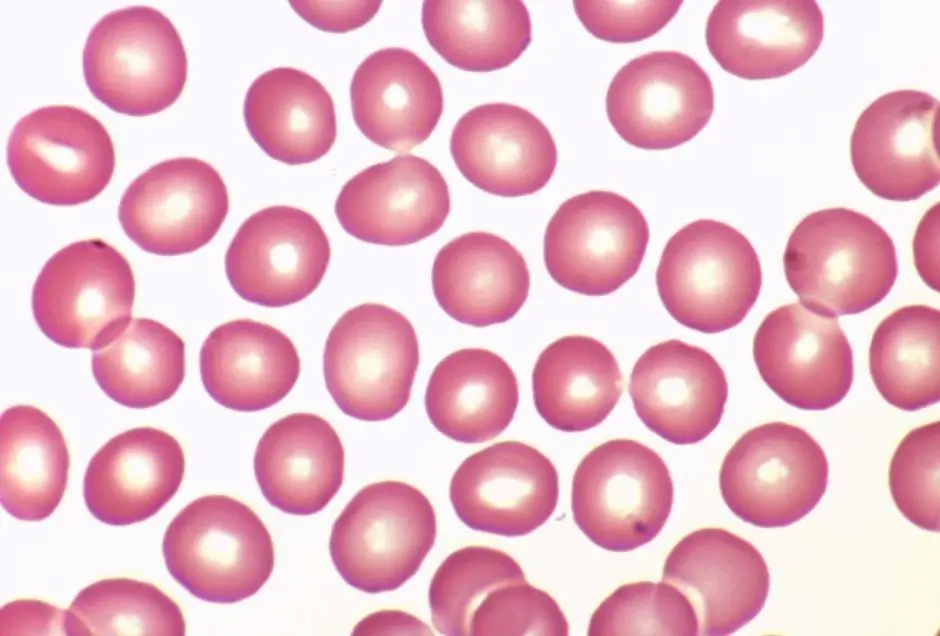
%> input picture lab4/assets/normal-blood.png, 940 x 636 px
$ octave challenge2.m   (GNU Octave 9; MATLAB toolbox functions it lacks are replaced by stand-ins)
%> lines starting %> are read from the running program, lines starting %| are printed output that depends on the picture; in (x1, y1, x2, y2) boxes, pixels count from 0 and x2, y2 are one past the last pixel; in counts of white or black regions, pixels touching at a corner belong together; the program's own positions count from 1
clear all; close all; clc;

% step 1: load the image and convert to grayscale
% normal-blood.png is colored, so we need rgb2gray first
img = imread('assets/normal-blood.png');
%> img is the input picture: size 636x940x3 uint8; mean R, G, B 233.7, 188.7, 201.9
gray_img = rgb2gray(img);
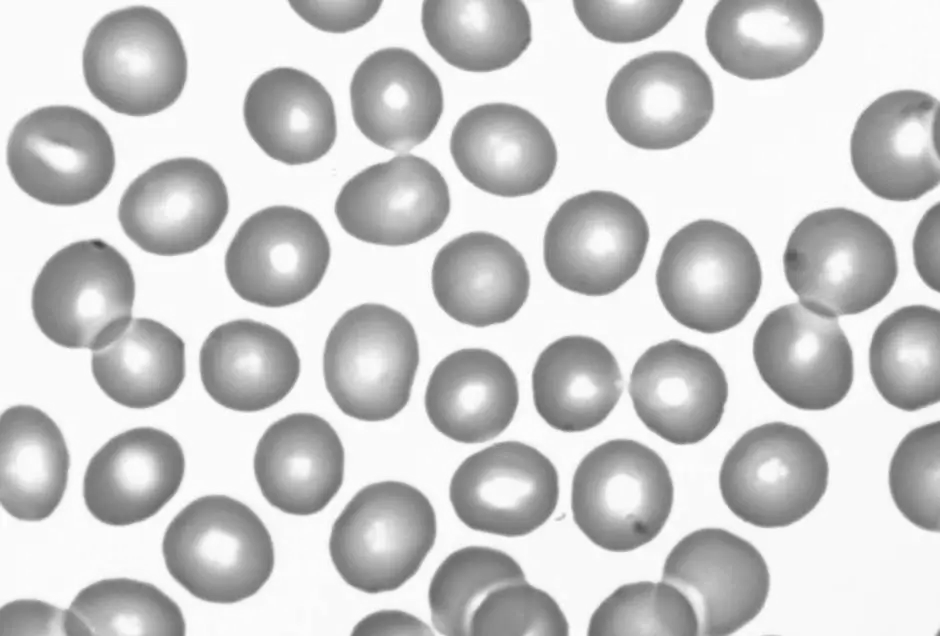
%> gray_img: size 636x940 uint8; min 68, max 255, mean 203.6

% step 2: binarization
% the cells are dark on a light background, so we invert it
% after inversion, cells become white (1) and background becomes black (0)
bw = imcomplement(imbinarize(gray_img));
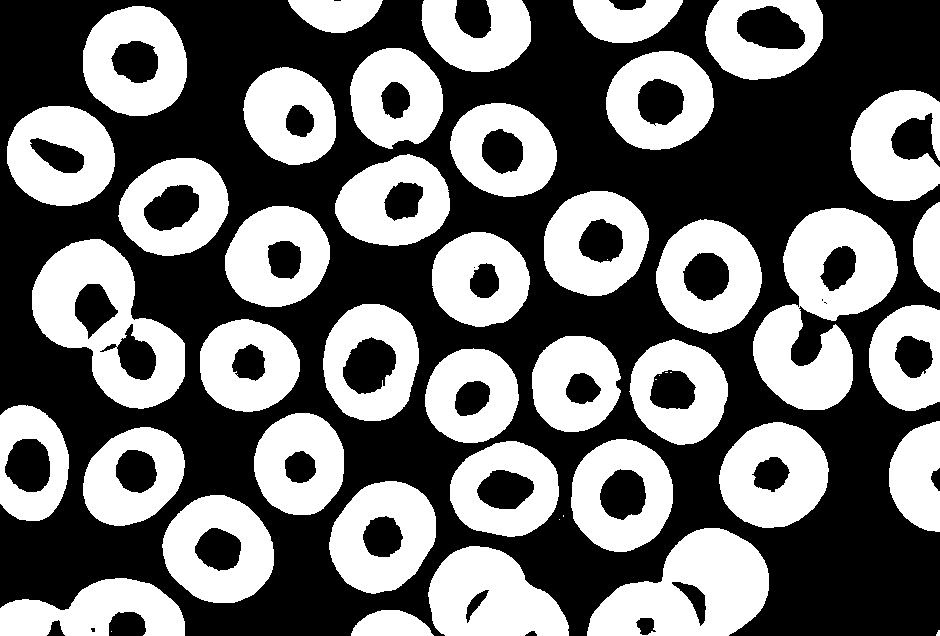
%> bw: size 636x940 logical; 43.9% white; 48 white regions (9 under 20 px), largest, box (x1, y1, x2, y2) and area: (753, 208, 898, 410) 15437, (32, 239, 185, 409) 12477, (587, 528, 769, 636) 12163

% step 3: clean up the image
% fill the "holes" inside the cells so they are solid white blobs
bw_filled = imfill(bw, 'holes');
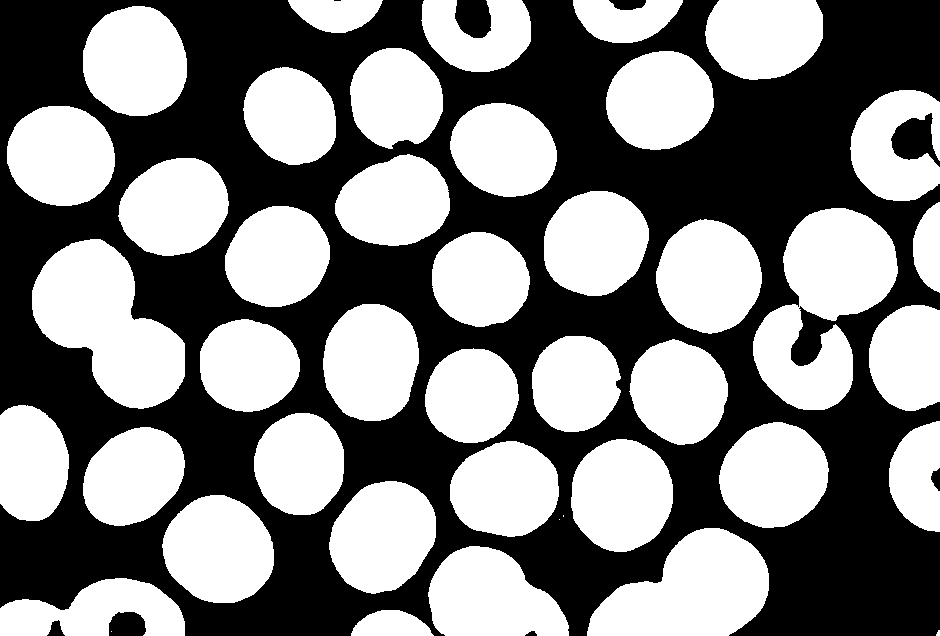
%> bw_filled: size 636x940 logical; 50.6% white; 9 black regions (1 under 20 px), largest, box (x1, y1, x2, y2) and area: (0, 0, 940, 636) 291201, (891, 113, 940, 167) 1490, (455, 0, 491, 38) 1142

% step 4: separate touching cells
% this is the "secret sauce": shrinking the cells slightly
% so that those sticking together become separated
se = strel('disk', 4);
bw_clean = imerode(bw_filled, se);
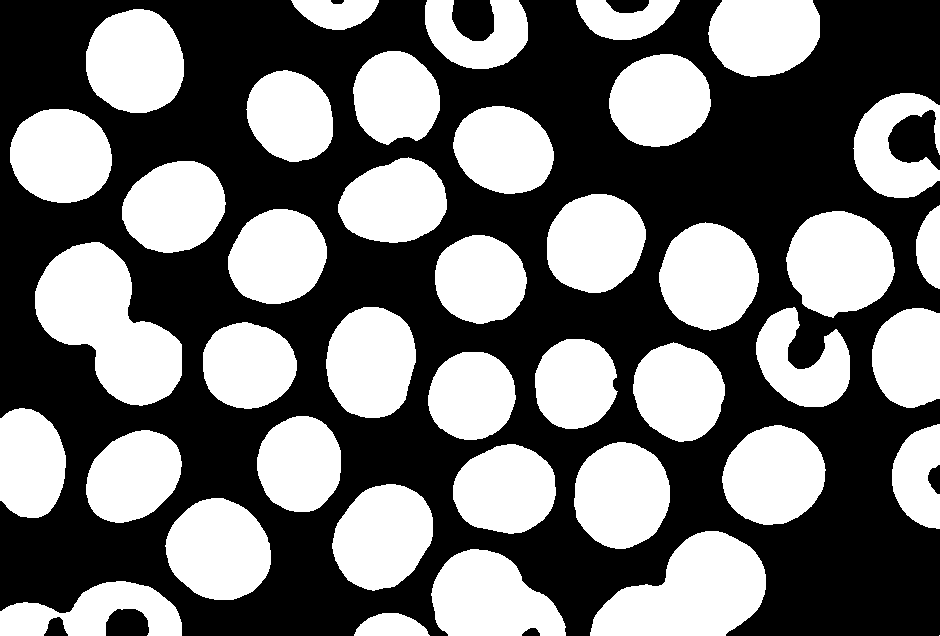
%> bw_clean: size 636x940 logical; 44.5% white; 41 white regions (1 under 20 px), largest, box (x1, y1, x2, y2) and area: (35, 242, 182, 406) 13656, (590, 531, 766, 636) 11909, (786, 211, 895, 318) 8756

% step 5: count the objects
% bwconncomp finds all the independent white blobs
cc = bwconncomp(bw_clean);
%> cc = 41 connected components

% step 6: show the results
fprintf('Result: I found %d red blood cells in this image!\n', cc.NumObjects);
%| Result: I found 41 red blood cells in this image!
imshow(bw_clean);
title(['Total Cell Count: ', num2str(cc.NumObjects)]);

$ run again, with lab4/assets/spherocytes.png copied over lab4/assets/normal-blood.png
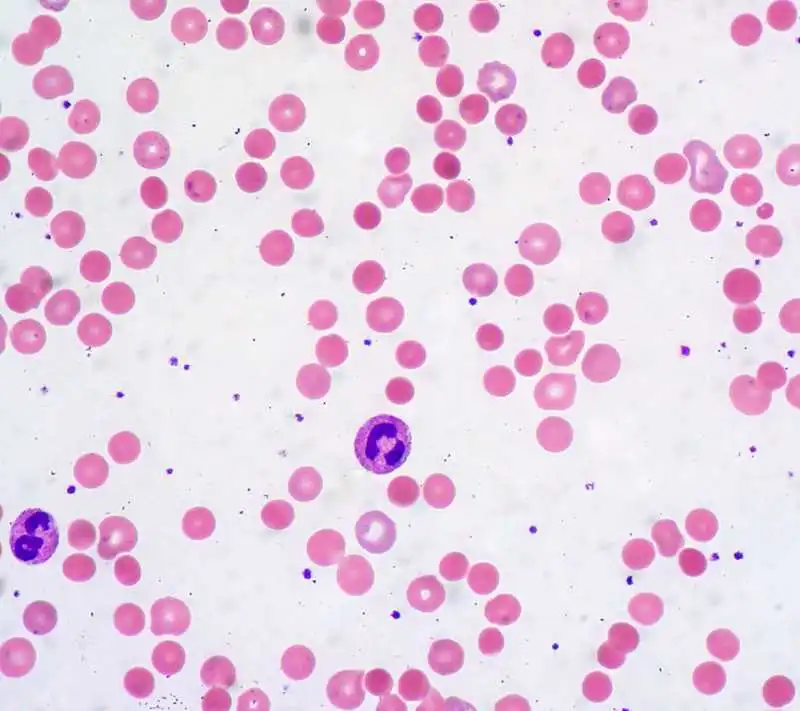
%> input picture lab4/assets/spherocytes.png, 800 x 711 px
%> img is the input picture: size 711x800x3 uint8; mean R, G, B 233.1, 209.9, 228.5
%> `bw = imcomplement(imbinarize(gray_img));`:
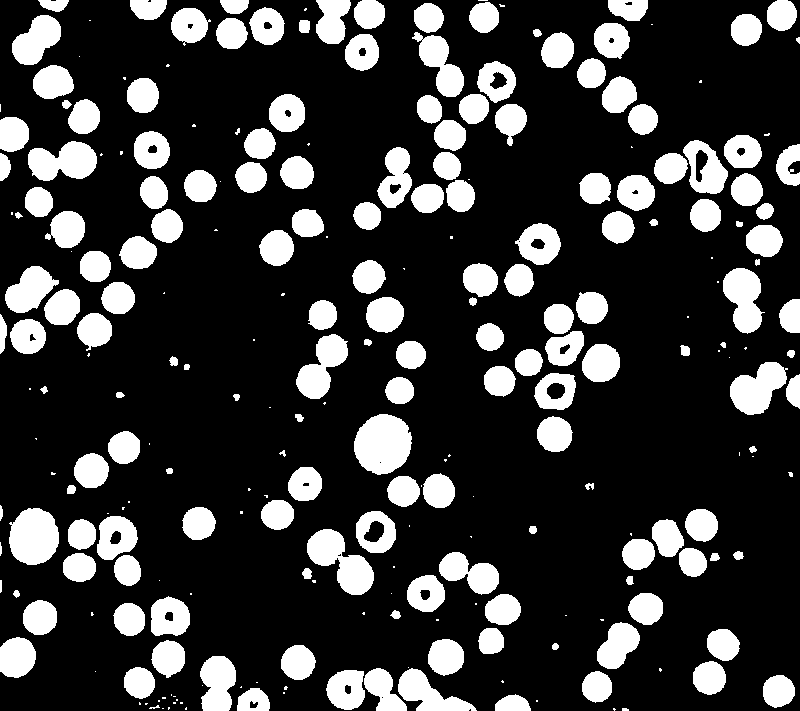
%> bw: size 711x800 logical; 22.2% white; 261 white regions (91 under 20 px), largest, box (x1, y1, x2, y2) and area: (354, 414, 412, 475) 2698, (307, 529, 374, 595) 2267, (9, 508, 59, 565) 2247
%> bw_filled: size 711x800 logical; 22.5% white; 261 white regions (91 under 20 px), largest, box (x1, y1, x2, y2) and area: (354, 414, 412, 475) 2699, (307, 529, 374, 595) 2271, (9, 508, 59, 565) 2247
%> `bw_clean = imerode(bw_filled, se);`:
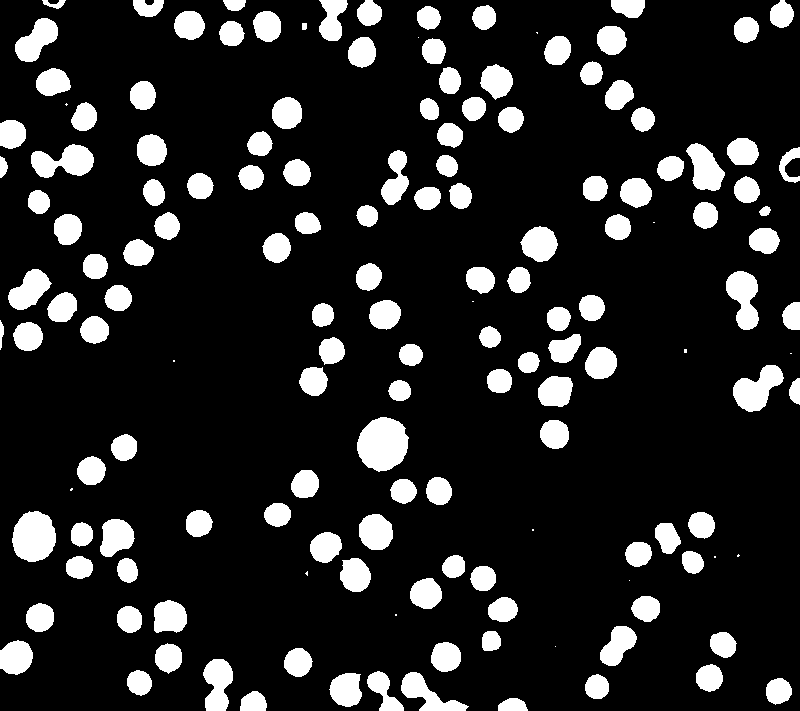
%> bw_clean: size 711x800 logical; 14.8% white; 154 white regions (16 under 20 px), largest, box (x1, y1, x2, y2) and area: (357, 417, 409, 472) 2140, (12, 511, 56, 562) 1743, (733, 365, 784, 412) 1367
%> cc = 154 connected components
%| Result: I found 154 red blood cells in this image!
